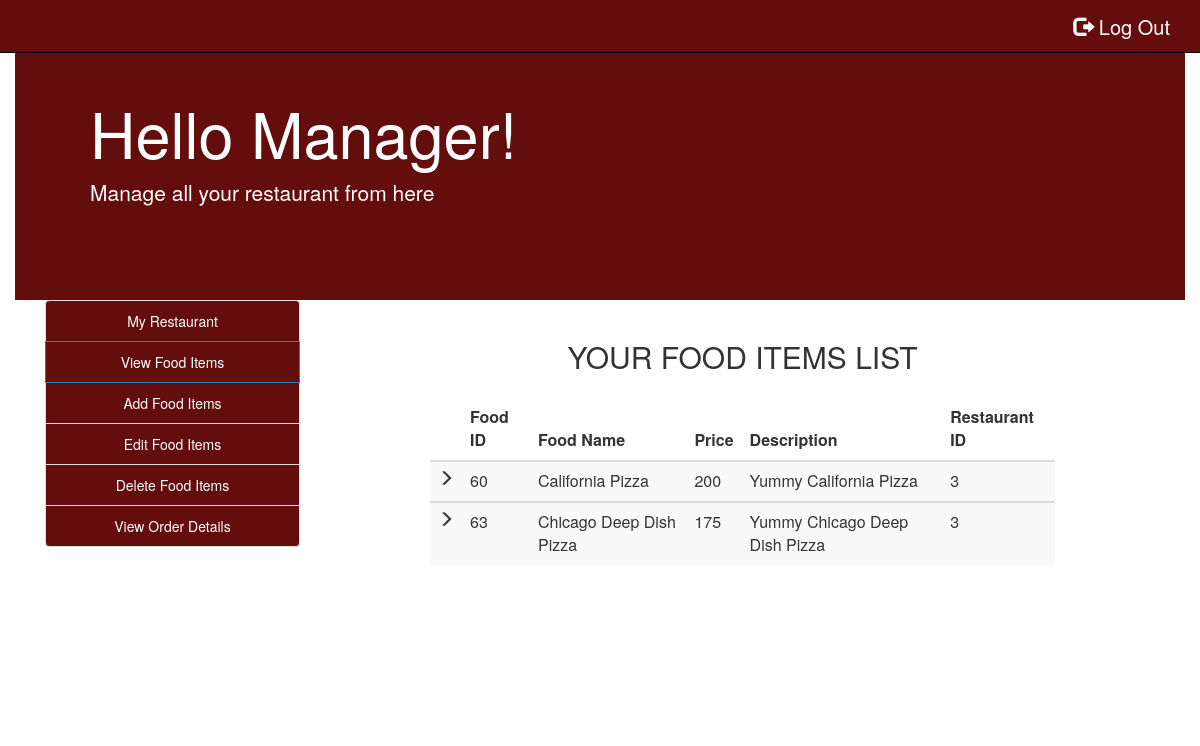
The page /view_food_items.php (signed in) on the database its author committed.
### tables this page shows
CREATE TABLE `food` (
  `F_ID` int(30) NOT NULL,
  `name` varchar(30) NOT NULL,
  `price` int(30) NOT NULL,
  `description` varchar(200) NOT NULL,
  `R_ID` int(30) NOT NULL,
  `images_path` varchar(200) NOT NULL,
  `options` varchar(10) NOT NULL DEFAULT 'ENABLE'
);

### view_food_items.php (the view, shortened to what this page needs)
<?php
include('session_m.php');
?>
<!DOCTYPE html>
<html>
  <head>
    <link href="https://cdnjs.cloudflare.com/ajax/libs/font-awesome/4.7.0/css/font-awesome.min.css" rel="stylesheet"/>
<link rel="stylesheet" href="https://maxcdn.bootstrapcdn.com/bootstrap/3.4.1/css/bootstrap.min.css">
  </head>
  <body style = "background:url( )">
    <nav style="background-color:rgb(100,13,13);" class="navbar navbar-inverse navbar-fixed-top navigation-clean-search" role="navigation">
      <div class="container">
      <ul class="nav navbar-nav navbar-right">
            <li><a style="color:white;font-size:20px;" href="logout_m.php"><span class="glyphicon glyphicon-log-out"></span> Log Out </a></li>
          </ul>
      </div>
    </nav>
<div style="background-color:rgb(100,13,13);margin-top:10px;color:white;" class="container">
    <div style="background-color:rgb(100,13,13)" class="jumbotron">
     <h1>Hello Manager! </h1>
     <p>Manage all your restaurant from here</p>
    </div>
    </div>
<div class="container">
    	<div class="col-xs-3" style="text-align: center;">
    	<div class="list-group">
    		<a style="background-color:rgb(100,13,13);color:white;" href="myrestaurant.php" class="list-group-item ">My Restaurant</a>
    		<a style="background-color:rgb(100,13,13);color:white;" href="view_food_items.php" class="list-group-item active">View Food Items</a>
    		<a style="background-color:rgb(100,13,13);color:white;" href="add_food_items.php" class="list-group-item ">Add Food Items</a>
    		<a style="background-color:rgb(100,13,13);color:white;" href="edit_food_items.php" class="list-group-item ">Edit Food Items</a>
    		<a style="background-color:rgb(100,13,13);color:white;" href="delete_food_items.php" class="list-group-item ">Delete Food Items</a>
        <a style="background-color:rgb(100,13,13);color:white;" href="view_order_details.php" class="list-group-item ">View Order Details</a>
    	</div>
    </div>
    <div class="col-xs-9">
      <div class="form-area" style="padding: 0px 100px 100px 100px;">
        <form action="" method="POST">
        <br style="clear: both">
          <h3 style="margin-bottom: 25px; text-align: center; font-size: 30px;"> YOUR FOOD ITEMS LIST </h3>
<?php
$user_check=$_SESSION['login_user1'];
$sql = "SELECT * FROM food f WHERE f.R_ID IN (SELECT r.R_ID FROM RESTAURANTS r WHERE r.M_ID='$user_check') ORDER BY F_ID";
$result = mysqli_query($conn, $sql);
if (mysqli_num_rows($result) > 0)
{
  ?>
  <table class="table table-striped">
    <thead class="thead-dark">
      <tr>
        <th>  </th>
        <th> Food ID </th>
        <th> Food Name </th>
        <th> Price </th>
        <th> Description </th>
        <th> Restaurant ID </th>
      </tr>
    </thead>
    <?PHP
      while($row = mysqli_fetch_assoc($result)){
    ?>
  <tbody>
    <tr>
      <td> <span class="glyphicon glyphicon-menu-right"></span> </td>
      <td><?php echo $row["F_ID"]; ?></td>
      <td><?php echo $row["name"]; ?></td>
      <td><?php echo $row["price"]; ?></td>
      <td><?php echo $row["description"]; ?></td>
      <td><?php echo $row["R_ID"]; ?></td>
    </tr>
  </tbody>
  <?php } ?>
  </table>
    <br>
  <?php } else { ?>
  <h4><center>0 RESULTS</center> </h4>
  <?php } ?>
        </form>
        </div>
    </div>
</div>
<br>
<br>
<br>
<br>
  </body>
</html>

### rows shown on the page
food: F_ID "60", name "California Pizza", price "200", description "Yummy California Pizza", R_ID "3"
food: F_ID "63", name "Chicago Deep Dish Pizza", price "175", description "Yummy Chicago Deep Dish Pizza", R_ID "3"
